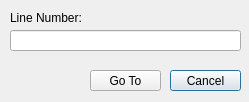
<?xml version="1.0" encoding="UTF-8"?>
<ui version="4.0">
 <class>GotoDialog</class>
 <widget class="QDialog" name="GotoDialog">
  <property name="geometry">
   <rect>
    <x>0</x>
    <y>0</y>
    <width>249</width>
    <height>102</height>
   </rect>
  </property>
  <property name="windowTitle">
   <string>Go To</string>
  </property>
  <widget class="QLineEdit" name="lineEdit">
   <property name="geometry">
    <rect>
     <x>10</x>
     <y>30</y>
     <width>231</width>
     <height>21</height>
    </rect>
   </property>
   <property name="inputMethodHints">
    <set>Qt::ImhDigitsOnly</set>
   </property>
  </widget>
  <widget class="QLabel" name="label">
   <property name="geometry">
    <rect>
     <x>10</x>
     <y>10</y>
     <width>71</width>
     <height>16</height>
    </rect>
   </property>
   <property name="text">
    <string>Line Number:</string>
   </property>
  </widget>
  <widget class="QPushButton" name="pushButton">
   <property name="geometry">
    <rect>
     <x>170</x>
     <y>70</y>
     <width>71</width>
     <height>21</height>
    </rect>
   </property>
   <property name="text">
    <string>Cancel</string>
   </property>
  </widget>
  <widget class="QPushButton" name="pushButton_2">
   <property name="geometry">
    <rect>
     <x>90</x>
     <y>70</y>
     <width>71</width>
     <height>21</height>
    </rect>
   </property>
   <property name="text">
    <string>Go To</string>
   </property>
  </widget>
 </widget>
 <resources/>
 <connections/>
</ui>
